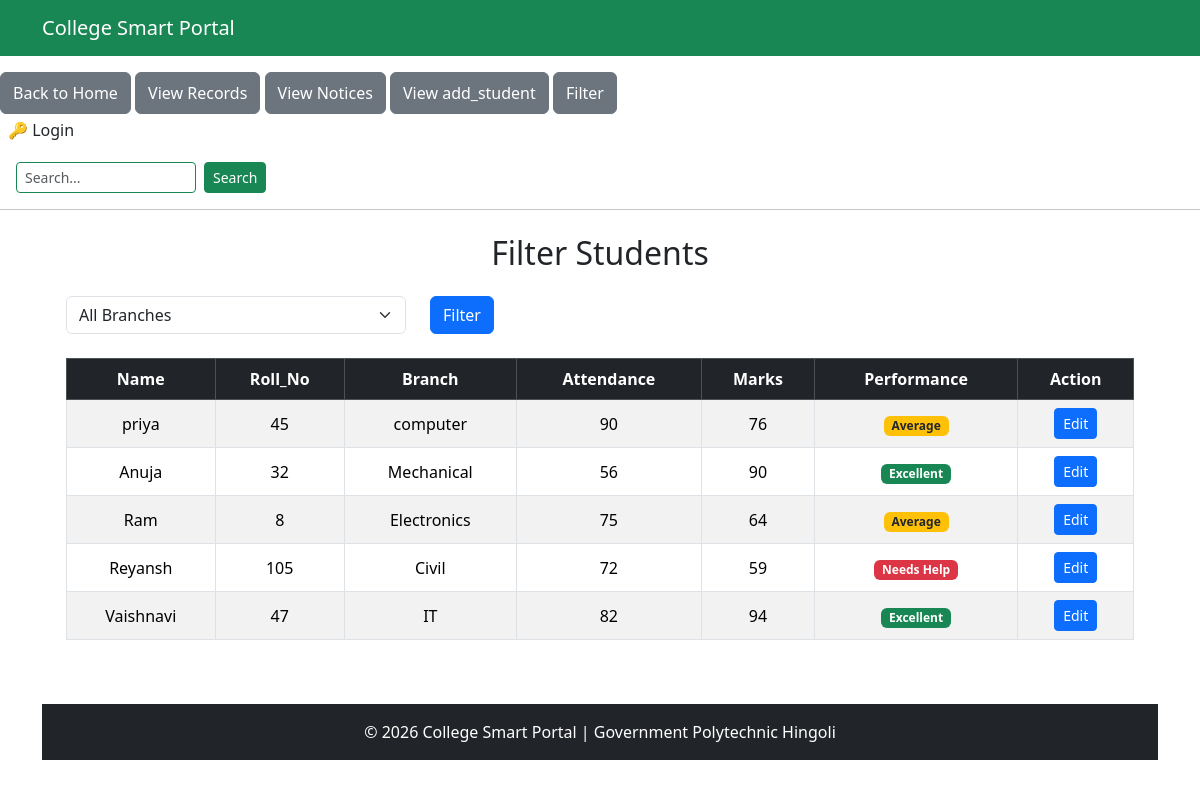
/filter, run on an earlier commit of the app's database.
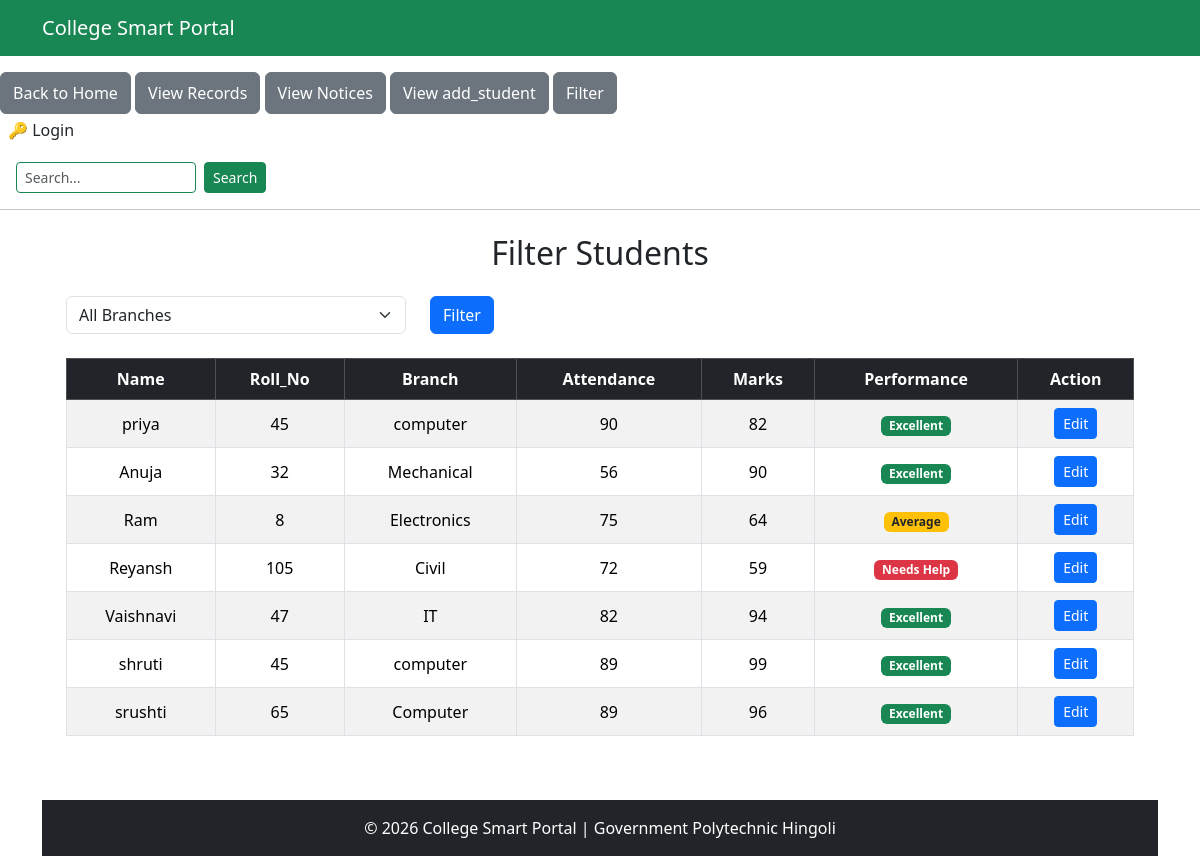
And on a later commit of the database.
### tables this page shows
CREATE TABLE students (
                    id INTEGER PRIMARY KEY AUTOINCREMENT,
                    name TEXT NOT NULL,
                    roll_no INTEGER NOT NULL,
                    marks INTEGER NOT NULL,
                    branch TEXT NOT NULL,
                    attendance INTEGER DEFAULT 0
                 );

### project Flask.py (the view)
@app.route("/filter")
def filter():
    selected_branch = request.args.get("branch", "")
    conn = sqlite3.connect("college.db")
    conn.row_factory = sqlite3.Row
    cursor = conn.cursor()
    cursor.execute("""
        SELECT DISTINCT branch
        FROM students
        ORDER BY branch
    """)
    branches = [row["branch"] for row in cursor.fetchall()]
    if selected_branch:
        cursor.execute(
            "SELECT * FROM students WHERE branch = ?",
            (selected_branch,)
        )
    else:
        cursor.execute("SELECT * FROM students")
    students = cursor.fetchall()
    conn.close()
    return render_template(
        "filter.html",
        students=students,
        branches=branches,
        selected_branch=selected_branch
    )

### templates/filter.html (shortened to what this page needs)
{% extends "base.html" %}
{% block content %}
<div class="container mt-4">
    <h2 class="text-center mb-4">Filter Students</h2>
    <form method="GET" action="{{ url_for('filter') }}" class="row mb-4">
        <div class="col-md-4">
            <select name="branch" class="form-select">
                <option value="">All Branches</option>
            </select>
        </div>
        <div class="col-md-2">
            <button type="submit" class="btn btn-primary">
                Filter
            </button>
        </div>
    </form>
    <div class="table-responsive">
        <table class="table table-bordered table-striped table-hover text-center align-middle">
            <thead class="table-dark">
                <tr>
                    <th>Name</th>
                    <th>Roll_No</th>
                    <th>Branch</th>
                    <th>Attendance</th>
                    <th>Marks</th>
                    <th>Performance</th>
                    <th>Action</th>
                </tr>
            </thead>
            <tbody>
                {% for student in students %}
                <tr>
                    <td>{{ student["name"] }}</td>
                    <td>{{ student["roll_no"] }}</td>
                    <td>{{ student["branch"] }}</td>
                    <td>{{ student["attendance"] }}</td>
                    <td>{{ student["marks"] }}</td>
                    <td>
                        {% if student["marks"] >= 80 %}
                            <span class="badge bg-success">Excellent</span>
                        {% elif student["marks"] >= 60 %}
                            <span class="badge bg-warning text-dark">Average</span>
                        {% else %}
                            <span class="badge bg-danger">Needs Help</span>
                        {% endif %}
                    </td>
                    <td>
                        <a href="{{ url_for('edit_student', id=student['id']) }}"
                           class="btn btn-sm btn-primary">
                            Edit
                        </a>
                    </td>
                </tr>
                {% endfor %}
            </tbody>
        </table>
    </div>
</div>
{% endblock %}

What changed in the data, as far as the page shows it:
changed students "priya": marks "76" → "82"; marks "Average" → "Excellent"
added students: name "shruti", roll_no "45", branch "computer", attendance "89", marks "99", shows "Excellent"
added students: name "srushti", roll_no "65", branch "Computer", attendance "89", marks "96", shows "Excellent"
